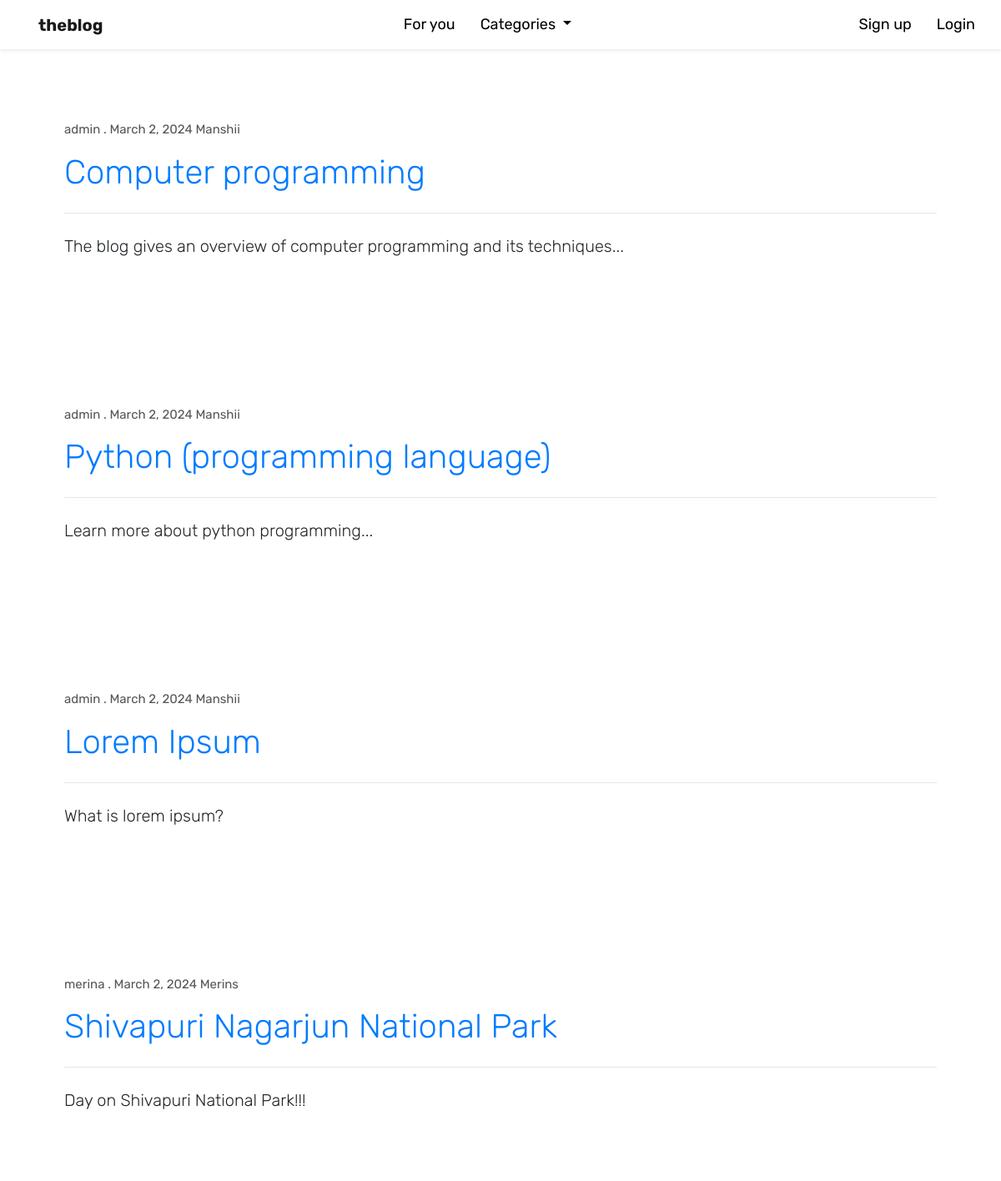
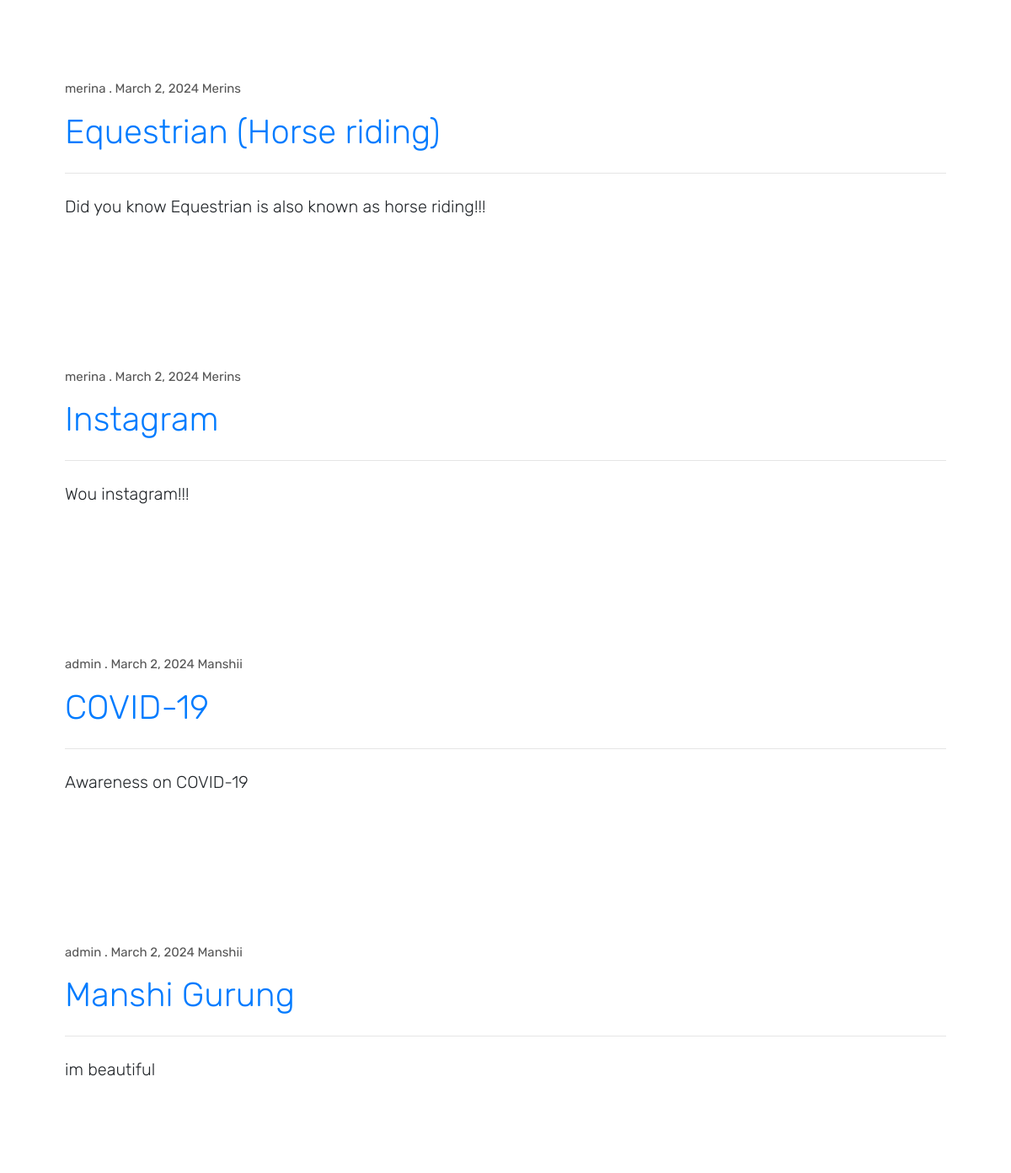
The page / on the database its author committed (2 pictures, top to bottom).
### theblog/models.py (models this page shows, shortened)
class Post(models.Model):
	title = models.CharField(max_length=255)
	title_tag = models.CharField(max_length=255, default='Blog', blank=True)
	author = models.ForeignKey(User, on_delete=models.CASCADE)
	body = RichTextField(blank=True, null=True)
	post_date = models.DateField(auto_now_add=True)
	category = models.CharField(max_length=255, default='coding')
	snippet = models.CharField(max_length=255)
	likes = models.ManyToManyField(User, related_name='blog_posts')

### theblog/views.py (the view)
# urls.py: path('', HomeView.as_view(), name="home"),
class HomeView(CatMenuMixin, ListView):
	model = Post
	template_name = 'home.html'
	cats = Category.objects.all()
	ordering = ['-post_date']

### theblog/models.py (called while the page is built)
	def __str__(self):
		return self.name

### theblog/views.py (called while the page is built)
	def get_context_data(self, *args, **kwargs):
		cat_menu = Category.objects.all()
		context = super().get_context_data(*args, **kwargs)
		context["cat_menu"] = cat_menu
		return context

### theblog/templates/home.html (shortened to what this page needs)
{% extends 'base.html' %}
{% block content %}
	{% for post in object_list %}
	<div class="jumbotron jumbotron-sm">
		<p class="post-meta">{{ post.author }} . {{ post.post_date}}  {{ post.author.first_name}}</p>
		<h1 class="display-4 smaller-heading"><a href="{% url 'article-detail' post.pk %}">{{ post.title }}</a></h1>
	  	<hr class="my-4">
	  	<p class="lead">{{ post.snippet }}</p>
	</div>
	{% endfor %}
{% endblock %}

### theblog/templates/base.html (style rules this page uses)
body { font-family: "Rubik", sans-serif; font-optical-sizing: auto; font-size: 14px; background: white; font-weight: 400px; font-style: normal; }

### theblog/templates/home.html (style rules this page uses)
.jumbotron-sm { font-size: 14px; background: white; }
.smaller-heading { font-size: 40px; }
.post-meta { font-size: 15px; color: #555; }

### rows shown on the page
Post: author "admin", post_date "March 2, 2024", author.first_name "Manshii", title "Computer programming", snippet "The blog gives an overview of computer programming and its techniques..."
Post: author "admin", post_date "March 2, 2024", author.first_name "Manshii", title "Python (programming language)", snippet "Learn more about python programming..."
Post: author "admin", post_date "March 2, 2024", author.first_name "Manshii", title "Lorem Ipsum", snippet "What is lorem ipsum?"
Post: author "merina", post_date "March 2, 2024", author.first_name "Merins", title "Shivapuri Nagarjun National Park", snippet "Day on Shivapuri National Park!!!"
Post: author "merina", post_date "March 2, 2024", author.first_name "Merins", title "Equestrian (Horse riding)", snippet "Did you know Equestrian is also known as horse riding!!!"
Post: author "merina", post_date "March 2, 2024", author.first_name "Merins", title "Instagram", snippet "Wou instagram!!!"
Post: author "admin", post_date "March 2, 2024", author.first_name "Manshii", title "COVID-19", snippet "Awareness on COVID-19"
Post: author "admin", post_date "March 2, 2024", author.first_name "Manshii", title "Manshi Gurung", snippet "im beautiful"
